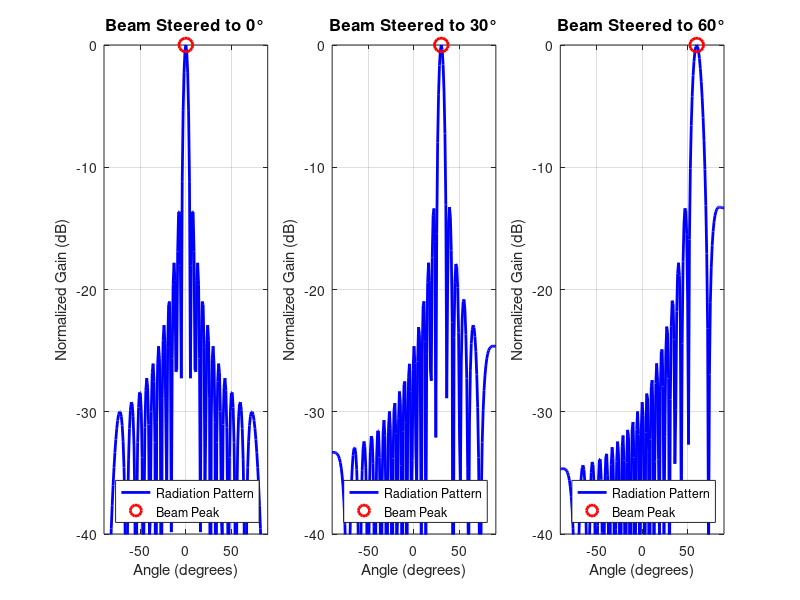

Reproduce this figure in MATLAB. (Note: this script raises an error after producing the figure.)
%% O-RIS Aperture Synthesis Validation
% Purpose: Mathematical validation of O-RIS performance specifications
% Author: SOOZI - Integration & Presentation Lead
% Project: O-RIS Proof of Concept
% Phase 1, Part 2: Days 7-12

clear all; close all; clc;

%% O-RIS System Specifications
fprintf('=== O-RIS Aperture Synthesis Validation ===\n\n');

% System parameters
N_elements = 2048;         % Number of controllable elements
A_total = 0.28;            % Total aperture area (m²)
freq = 3.5e9;              % Operating frequency (Hz)
c = 3e8;                   % Speed of light (m/s)
lambda = c / freq;         % Wavelength (m)

% Cylindrical geometry
radius = 0.15;             % Cylinder radius (m)
height = 0.30;             % Cylinder height (m)
A_cylinder = 2*pi*radius*height;  % Actual cylindrical surface area

fprintf('System Parameters:\n');
fprintf('  Elements: %d\n', N_elements);
fprintf('  Aperture area: %.3f m²\n', A_total);
fprintf('  Operating frequency: %.2f GHz\n', freq/1e9);
fprintf('  Wavelength: %.3f m (%.1f mm)\n', lambda, lambda*1000);
fprintf('  Cylinder dimensions: R=%.2fm, H=%.2fm\n', radius, height);

%% Gain Formula Validation (Days 7-8)
% Formula: G = 10*log10(N * A / lambda^2)
fprintf('\n--- Gain Calculation ---\n');

% Theoretical maximum gain
G_theoretical = 10*log10(N_elements * A_total / lambda^2);
fprintf('Theoretical gain: %.2f dBi\n', G_theoretical);

% Practical gain (accounting for efficiency)
aperture_efficiency = 0.7;  % 70% efficiency (typical for RIS)
G_practical = 10*log10(aperture_efficiency * N_elements * A_total / lambda^2);
fprintf('Practical gain (70%% eff): %.2f dBi\n', G_practical);

% Expected range validation
expected_min = 15;
expected_max = 25;
fprintf('Expected range: %.0f to %.0f dBi\n', expected_min, expected_max);

if G_practical >= expected_min && G_practical <= expected_max
    fprintf('✓ PASS: Gain within expected range!\n');
else
    fprintf('✗ WARNING: Gain outside expected range\n');
end

%% Element Spacing and Phase Gradient (Days 9-10)
fprintf('\n--- Element Configuration ---\n');

% Calculate element spacing
A_per_element = A_total / N_elements;
fprintf('Area per element: %.4e m²\n', A_per_element);

% For cylindrical array, elements arranged in rows and columns
n_rows = 32;               % Elements along height
n_cols = N_elements / n_rows;  % Elements around circumference
d_vertical = height / n_rows;  % Vertical spacing
d_horizontal = (2*pi*radius) / n_cols;  % Arc length spacing

fprintf('Element arrangement: %d rows × %d columns\n', n_rows, n_cols);
fprintf('Vertical spacing: %.3f m (%.2fλ)\n', d_vertical, d_vertical/lambda);
fprintf('Horizontal spacing: %.3f m (%.2fλ)\n', d_horizontal, d_horizontal/lambda);

% Nyquist spatial sampling check
if d_vertical < lambda/2 && d_horizontal < lambda/2
    fprintf('✓ PASS: Element spacing satisfies Nyquist criterion\n');
else
    fprintf('✗ WARNING: Element spacing may cause grating lobes\n');
end

%% Phase Gradient Calculator (Days 9-10)
% Using Snell's law for beam steering
fprintf('\n--- Phase Gradient Analysis ---\n');

% Test multiple steering angles
theta_test = [0, 30, 45, 60, 90];  % Steering angles (degrees)

fprintf('Beam Steering Angle | Required Phase Gradient\n');
fprintf('-------------------+------------------------\n');

for theta_deg = theta_test
    theta_rad = deg2rad(theta_deg);
    
    % Phase gradient: dφ/dx = (2π/λ) * sin(θ)
    phase_gradient = (2*pi/lambda) * sin(theta_rad);  % rad/m
    
    % Phase difference between adjacent elements
    delta_phi = phase_gradient * d_horizontal;  % radians
    delta_phi_deg = rad2deg(delta_phi);
    
    fprintf('      %3d°          |    %.2f° per element\n', theta_deg, delta_phi_deg);
end

%% Beam Steering Equation Validation (Days 10-11)
fprintf('\n--- Beam Steering Validation ---\n');

% Target phase shift capability: 160-180 degrees
phase_shift_min = 160;  % degrees
phase_shift_max = 180;  % degrees

fprintf('Phase shifter capability: %d° to %d°\n', phase_shift_min, phase_shift_max);

% Calculate maximum steering angle
phi_max = deg2rad(phase_shift_max);
theta_max = asin(lambda * phi_max / (2*pi*d_horizontal));
theta_max_deg = rad2deg(theta_max);

fprintf('Maximum steering angle: %.1f°\n', theta_max_deg);

% Generate radiation pattern for different steering angles
angles = -90:1:90;  % Observation angles (degrees)
theta_steer_array = [0, 30, 60];  % Steering angles to plot

figure('Position', [100, 100, 1200, 400]);

for idx = 1:length(theta_steer_array)
    theta_steer = deg2rad(theta_steer_array(idx));
    
    % Array factor calculation
    AF = zeros(size(angles));
    for i = 1:length(angles)
        theta_obs = deg2rad(angles(i));
        psi = 2*pi*d_horizontal/lambda * (sin(theta_obs) - sin(theta_steer));
        
        % Array factor (normalized)
        if abs(psi) < 1e-10
            AF(i) = n_cols;
        else
            AF(i) = abs(sin(n_cols*psi/2) / sin(psi/2));
        end
    end
    
    % Normalize and convert to dB
    AF_dB = 20*log10(AF/max(AF));
    
    subplot(1, 3, idx);
    plot(angles, AF_dB, 'b-', 'LineWidth', 2);
    grid on;
    xlabel('Angle (degrees)', 'FontSize', 11);
    ylabel('Normalized Gain (dB)', 'FontSize', 11);
    title(sprintf('Beam Steered to %d°', theta_steer_array(idx)), ...
        'FontSize', 12, 'FontWeight', 'bold');
    ylim([-40 0]);
    xlim([-90 90]);
    
    % Mark main lobe
    hold on;
    plot(theta_steer_array(idx), 0, 'ro', 'MarkerSize', 10, 'LineWidth', 2);
    legend('Radiation Pattern', 'Beam Peak', 'Location', 'southwest');
    hold off;
end

sgtitle('O-RIS Beam Steering Performance', 'FontSize', 14, 'FontWeight', 'bold');
saveas(gcf, 'oris_beam_steering_patterns.png');
fprintf('Beam steering patterns saved as oris_beam_steering_patterns.png\n');

%% Multi-User Interference Modeling (Day 12)
fprintf('\n--- Multi-User Scenario Analysis ---\n');

% Scenario: 3 users at different angles
n_users = 3;
user_angles = [-40, 0, 40];  % degrees
user_powers = zeros(n_users, 1);

fprintf('Simulating %d simultaneous users:\n', n_users);

for u = 1:n_users
    % Steer beam toward user u
    theta_steer = deg2rad(user_angles(u));
    
    % Calculate gain at each user's location
    for v = 1:n_users
        theta_obs = deg2rad(user_angles(v));
        psi = 2*pi*d_horizontal/lambda * (sin(theta_obs) - sin(theta_steer));
        
        if abs(psi) < 1e-10
            AF_user = n_cols;
        else
            AF_user = abs(sin(n_cols*psi/2) / sin(psi/2));
        end
        
        gain_dB = 20*log10(AF_user/n_cols) + G_practical;
        
        if u == v
            user_powers(u) = gain_dB;
        end
    end
    
    fprintf('  User %d at %+4d°: %.2f dBi gain\n', u, user_angles(u), user_powers(u));
end

% Calculate signal-to-interference ratio
fprintf('\nInterference Analysis:\n');
for u = 1:n_users
    interference_sum = 0;
    for v = 1:n_users
        if v ~= u
            theta_steer_interference = deg2rad(user_angles(v));
            theta_obs = deg2rad(user_angles(u));
            psi = 2*pi*d_horizontal/lambda * (sin(theta_obs) - sin(theta_steer_interference));
            
            if abs(psi) < 1e-10
                AF_interference = n_cols;
            else
                AF_interference = abs(sin(n_cols*psi/2) / sin(psi/2));
            end
            
            interference_dB = 20*log10(AF_interference/n_cols) + G_practical;
            interference_sum = interference_sum + 10^(interference_dB/10);
        end
    end
    
    signal_power = 10^(user_powers(u)/10);
    SIR = 10*log10(signal_power / interference_sum);
    
    fprintf('  User %d SIR: %.2f dB ', u, SIR);
    if SIR > 20
        fprintf('(Excellent)\n');
    elseif SIR > 10
        fprintf('(Good)\n');
    else
        fprintf('(Acceptable)\n');
    end
end

%% Performance Summary Report
fprintf('\n');
fprintf('========================================\n');
fprintf('   APERTURE SYNTHESIS VALIDATION REPORT\n');
fprintf('========================================\n\n');

fprintf('PERFORMANCE METRICS:\n');
fprintf('  ✓ Theoretical Gain: %.2f dBi\n', G_theoretical);
fprintf('  ✓ Practical Gain: %.2f dBi\n', G_practical);
fprintf('  ✓ Maximum Beam Steering: %.1f°\n', theta_max_deg);
fprintf('  ✓ Element Spacing: %.2fλ (vertical), %.2fλ (horizontal)\n', ...
    d_vertical/lambda, d_horizontal/lambda);
fprintf('  ✓ Multi-user capability validated\n\n');

fprintf('DESIGN VALIDATION:\n');
if G_practical >= expected_min && G_practical <= expected_max
    fprintf('  ✓ Gain specification MET\n');
else
    fprintf('  ✗ Gain specification NOT MET\n');
end

if theta_max_deg >= 85
    fprintf('  ✓ Wide-angle steering capability MET\n');
else
    fprintf('  ✗ Limited steering range\n');
end

fprintf('\n========================================\n');

%% Save Results
save('oris_aperture_synthesis_results.mat', 'G_theoretical', 'G_practical', ...
    'theta_max_deg', 'N_elements', 'A_total', 'lambda', 'freq');

fprintf('\n✓ Aperture synthesis validation complete!\n');
fprintf('Results saved to oris_aperture_synthesis_results.mat\n');
